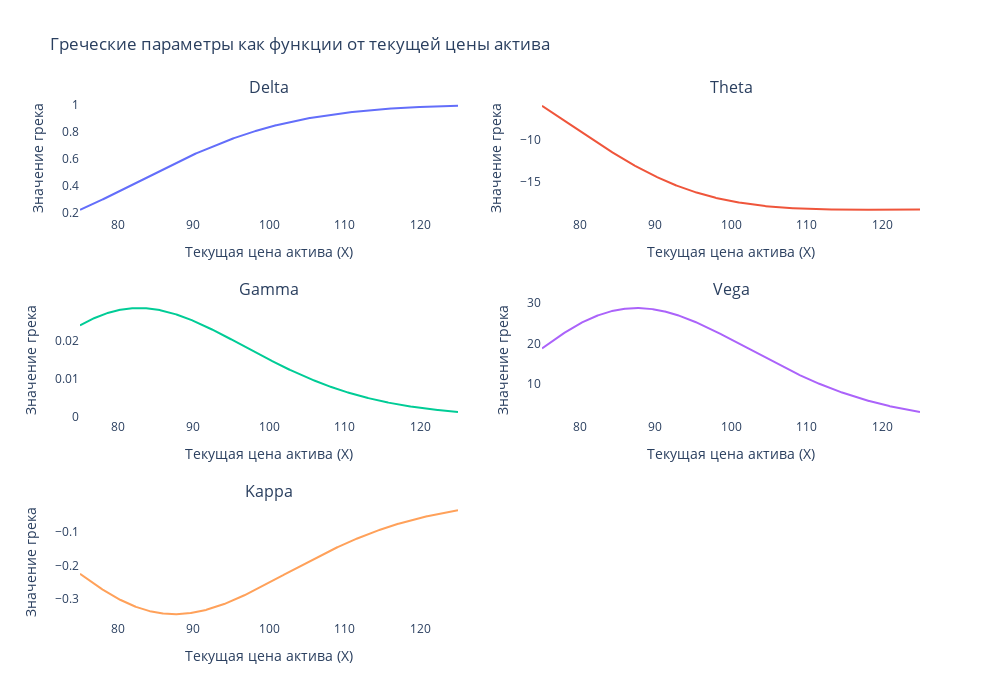

Source (notebook cell):
### Code cell
S0 = 100  
K = 100   
r = 0.21   
sigma = 0.2 
T = 1      
t = 0.3   
N = 1000

x_data = np.linspace(S0 - S0 / 4, S0 + S0 / 4, N)

delta_vals = delta(x_data, K, T-t, sigma, r)
gamma_vals = gamma(x_data, K, T-t, sigma, r)
theta_vals = theta(x_data, K, T-t, sigma, r)
vega_vals = vega(x_data, K, T-t, sigma, r)
kappa_vals = kappa(x_data, K, T-t, sigma, r)

cp_data = np.zeros((6, N))
cp_data[0] = delta_vals
cp_data[1] = gamma_vals
cp_data[2] = theta_vals
cp_data[3] = vega_vals
cp_data[4] = kappa_vals


fig = make_subplots(rows=3, cols=2,
                    subplot_titles=('Delta', 'Theta', 'Gamma', 'Vega', 'Kappa'))

fig.add_trace(go.Scatter(x=x_data, y=delta_vals, mode='lines', name='Delta'), row=1, col=1)
fig.add_trace(go.Scatter(x=x_data, y=theta_vals, mode='lines', name='Theta'), row=1, col=2)
fig.add_trace(go.Scatter(x=x_data, y=gamma_vals, mode='lines', name='Gamma'), row=2, col=1)
fig.add_trace(go.Scatter(x=x_data, y=vega_vals, mode='lines', name='Vega'), row=2, col=2)
fig.add_trace(go.Scatter(x=x_data, y=kappa_vals, mode='lines', name='Kappa'), row=3, col=1)

fig.update_layout(
    title='Греческие параметры как функции от текущей цены актива',
    plot_bgcolor='rgba(0,0,0,0)',
    showlegend=False,
    width=1000,
    height=700
)

for i in range(1, 4):
    fig.update_xaxes(title_text='Текущая цена актива (X)', row=i)
    fig.update_yaxes(title_text='Значение грека', row=i)

fig.show()

print('delta - измеряет скорость изменения теоретической стоимости опциона по отношению к изменениям цены базового актива')
print('gamma - измеряет скорость изменения дельты по отношению к изменениям базовой цены')
print('theta - измеряет чувствительность стоимости производной к течению времени: "затухание во времени"')
print('vega - измеряет чувствительность к волатильности')
print('r - измеряет чувствительность к процентной ставке')

### Figure 1 — Plotly figure (JSON) as saved in the notebook; plotly's stock layout.template omitted (floating-point values rounded to 4 significant figures; data arrays with more than 128 entries replaced by an {"elided": "..."} marker saying what was removed)
{"data": [{"mode": "lines", "name": "Delta", "type": "scatter", "x": {"elided": "1000 float values"}, "xaxis": "x", "y": {"elided": "1000 float values"}, "yaxis": "y"}, {"mode": "lines", "name": "Theta", "type": "scatter", "x": {"elided": "1000 float values"}, "xaxis": "x2", "y": {"elided": "1000 float values"}, "yaxis": "y2"}, {"mode": "lines", "name": "Gamma", "type": "scatter", "x": {"elided": "1000 float values"}, "xaxis": "x3", "y": {"elided": "1000 float values"}, "yaxis": "y3"}, {"mode": "lines", "name": "Vega", "type": "scatter", "x": {"elided": "1000 float values"}, "xaxis": "x4", "y": {"elided": "1000 float values"}, "yaxis": "y4"}, {"mode": "lines", "name": "Kappa", "type": "scatter", "x": {"elided": "1000 float values"}, "xaxis": "x5", "y": {"elided": "1000 float values"}, "yaxis": "y5"}], "layout": {"annotations": [{"font": {"size": 16}, "showarrow": false, "text": "Delta", "x": 0.225, "xanchor": "center", "xref": "paper", "y": 1, "yanchor": "bottom", "yref": "paper"}, {"font": {"size": 16}, "showarrow": false, "text": "Theta", "x": 0.775, "xanchor": "center", "xref": "paper", "y": 1, "yanchor": "bottom", "yref": "paper"}, {"font": {"size": 16}, "showarrow": false, "text": "Gamma", "x": 0.225, "xanchor": "center", "xref": "paper", "y": 0.6111, "yanchor": "bottom", "yref": "paper"}, {"font": {"size": 16}, "showarrow": false, "text": "Vega", "x": 0.775, "xanchor": "center", "xref": "paper", "y": 0.6111, "yanchor": "bottom", "yref": "paper"}, {"font": {"size": 16}, "showarrow": false, "text": "Kappa", "x": 0.225, "xanchor": "center", "xref": "paper", "y": 0.2222, "yanchor": "bottom", "yref": "paper"}], "height": 700, "plot_bgcolor": "rgba(0,0,0,0)", "showlegend": false, "title": {"text": "Греческие параметры как функции от текущей цены актива"}, "width": 1000, "xaxis": {"anchor": "y", "domain": [0, 0.45], "title": {"text": "Текущая цена актива (X)"}}, "xaxis2": {"anchor": "y2", "domain": [0.55, 1], "title": {"text": "Текущая цена актива (X)"}}, "xaxis3": {"anchor": "y3", "domain": [0, 0.45], "title": {"text": "Текущая цена актива (X)"}}, "xaxis4": {"anchor": "y4", "domain": [0.55, 1], "title": {"text": "Текущая цена актива (X)"}}, "xaxis5": {"anchor": "y5", "domain": [0, 0.45], "title": {"text": "Текущая цена актива (X)"}}, "xaxis6": {"anchor": "y6", "domain": [0.55, 1], "title": {"text": "Текущая цена актива (X)"}}, "yaxis": {"anchor": "x", "domain": [0.7778, 1], "title": {"text": "Значение грека"}}, "yaxis2": {"anchor": "x2", "domain": [0.7778, 1], "title": {"text": "Значение грека"}}, "yaxis3": {"anchor": "x3", "domain": [0.3889, 0.6111], "title": {"text": "Значение грека"}}, "yaxis4": {"anchor": "x4", "domain": [0.3889, 0.6111], "title": {"text": "Значение грека"}}, "yaxis5": {"anchor": "x5", "domain": [0, 0.2222], "title": {"text": "Значение грека"}}, "yaxis6": {"anchor": "x6", "domain": [0, 0.2222], "title": {"text": "Значение грека"}}}}
